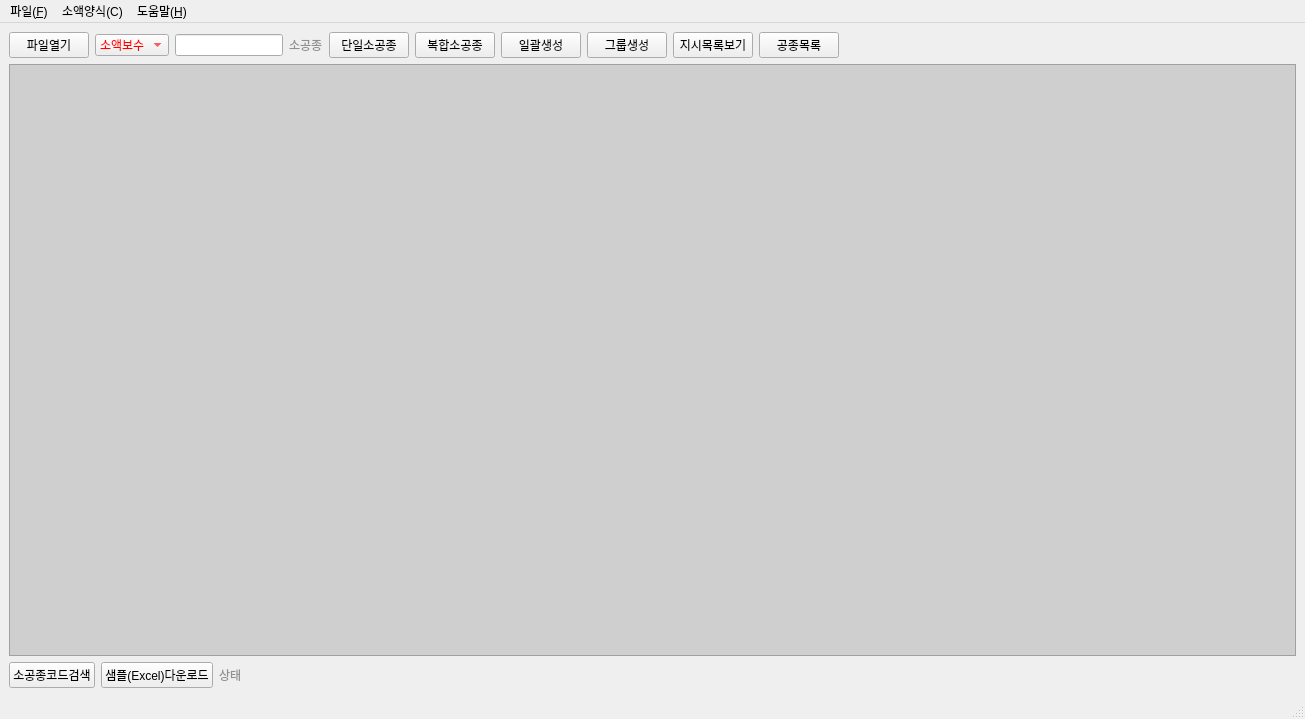
<?xml version="1.0" encoding="UTF-8"?>
<ui version="4.0">
 <class>MainWindow</class>
 <widget class="QMainWindow" name="MainWindow">
  <property name="geometry">
   <rect>
    <x>0</x>
    <y>0</y>
    <width>1305</width>
    <height>719</height>
   </rect>
  </property>
  <property name="windowTitle">
   <string>FMIS 일괄등록</string>
  </property>
  <widget class="QWidget" name="centralwidget">
   <layout class="QGridLayout" name="gridLayout">
    <item row="2" column="3">
     <spacer name="horizontalSpacer_2">
      <property name="orientation">
       <enum>Qt::Horizontal</enum>
      </property>
      <property name="sizeHint" stdset="0">
       <size>
        <width>40</width>
        <height>20</height>
       </size>
      </property>
     </spacer>
    </item>
    <item row="2" column="2">
     <spacer name="horizontalSpacer_3">
      <property name="orientation">
       <enum>Qt::Horizontal</enum>
      </property>
      <property name="sizeHint" stdset="0">
       <size>
        <width>40</width>
        <height>20</height>
       </size>
      </property>
     </spacer>
    </item>
    <item row="0" column="2" colspan="2">
     <spacer name="horizontalSpacer">
      <property name="orientation">
       <enum>Qt::Horizontal</enum>
      </property>
      <property name="sizeHint" stdset="0">
       <size>
        <width>40</width>
        <height>20</height>
       </size>
      </property>
     </spacer>
    </item>
    <item row="2" column="0">
     <layout class="QHBoxLayout" name="horizontalLayout_3">
      <item>
       <widget class="QPushButton" name="pushButton_8">
        <property name="text">
         <string>소공종코드검색</string>
        </property>
       </widget>
      </item>
      <item>
       <widget class="QPushButton" name="pushButton_9">
        <property name="text">
         <string>샘플(Excel)다운로드</string>
        </property>
       </widget>
      </item>
      <item>
       <widget class="QLabel" name="label_2">
        <property name="text">
         <string>&lt;html&gt;&lt;head/&gt;&lt;body&gt;&lt;p&gt;&lt;span style=&quot; color:#909090;&quot;&gt;상태&lt;/span&gt;&lt;/p&gt;&lt;/body&gt;&lt;/html&gt;</string>
        </property>
       </widget>
      </item>
      <item>
       <spacer name="horizontalSpacer_8">
        <property name="orientation">
         <enum>Qt::Horizontal</enum>
        </property>
        <property name="sizeHint" stdset="0">
         <size>
          <width>40</width>
          <height>20</height>
         </size>
        </property>
       </spacer>
      </item>
      <item>
       <spacer name="horizontalSpacer_6">
        <property name="orientation">
         <enum>Qt::Horizontal</enum>
        </property>
        <property name="sizeHint" stdset="0">
         <size>
          <width>40</width>
          <height>20</height>
         </size>
        </property>
       </spacer>
      </item>
      <item>
       <spacer name="horizontalSpacer_5">
        <property name="orientation">
         <enum>Qt::Horizontal</enum>
        </property>
        <property name="sizeHint" stdset="0">
         <size>
          <width>40</width>
          <height>20</height>
         </size>
        </property>
       </spacer>
      </item>
      <item>
       <spacer name="horizontalSpacer_4">
        <property name="orientation">
         <enum>Qt::Horizontal</enum>
        </property>
        <property name="sizeHint" stdset="0">
         <size>
          <width>40</width>
          <height>20</height>
         </size>
        </property>
       </spacer>
      </item>
     </layout>
    </item>
    <item row="0" column="0">
     <layout class="QHBoxLayout" name="horizontalLayout">
      <item>
       <widget class="QPushButton" name="pushButton_1">
        <property name="statusTip">
         <string>Excel 파일 선택</string>
        </property>
        <property name="text">
         <string>파일열기</string>
        </property>
       </widget>
      </item>
      <item>
       <widget class="QComboBox" name="comboBox">
        <property name="statusTip">
         <string>소액보수, 단가보수, 일반수선 중 선택</string>
        </property>
        <property name="styleSheet">
         <string notr="true">color: rgb(255, 0, 0);</string>
        </property>
        <item>
         <property name="text">
          <string>소액보수</string>
         </property>
        </item>
        <item>
         <property name="text">
          <string>단가보수</string>
         </property>
        </item>
        <item>
         <property name="text">
          <string>일반수선</string>
         </property>
        </item>
       </widget>
      </item>
      <item>
       <widget class="QLineEdit" name="lineEdit_1">
        <property name="toolTip">
         <string>소공종코드(단일소공종의 경우)</string>
        </property>
        <property name="statusTip">
         <string>소공종코드 입력</string>
        </property>
        <property name="styleSheet">
         <string notr="true"/>
        </property>
        <property name="dragEnabled">
         <bool>true</bool>
        </property>
        <property name="clearButtonEnabled">
         <bool>true</bool>
        </property>
       </widget>
      </item>
      <item>
       <widget class="QLabel" name="label">
        <property name="font">
         <font>
          <family>맑은 고딕</family>
         </font>
        </property>
        <property name="text">
         <string>&lt;html&gt;&lt;head/&gt;&lt;body&gt;&lt;p&gt;&lt;span style=&quot; color:#909090;&quot;&gt;소공종&lt;/span&gt;&lt;/p&gt;&lt;/body&gt;&lt;/html&gt;</string>
        </property>
       </widget>
      </item>
      <item>
       <widget class="QPushButton" name="pushButton_2">
        <property name="text">
         <string>단일소공종</string>
        </property>
       </widget>
      </item>
      <item>
       <widget class="QPushButton" name="pushButton_3">
        <property name="text">
         <string>복합소공종</string>
        </property>
       </widget>
      </item>
      <item>
       <widget class="QPushButton" name="pushButton_4">
        <property name="text">
         <string>일괄생성</string>
        </property>
       </widget>
      </item>
      <item>
       <widget class="QPushButton" name="pushButton_5">
        <property name="text">
         <string>그룹생성</string>
        </property>
       </widget>
      </item>
      <item>
       <widget class="QPushButton" name="pushButton_6">
        <property name="toolTip">
         <string/>
        </property>
        <property name="statusTip">
         <string/>
        </property>
        <property name="text">
         <string>지시목록보기</string>
        </property>
       </widget>
      </item>
      <item>
       <widget class="QPushButton" name="pushButton_7">
        <property name="toolTip">
         <string>'공종목록' 선택</string>
        </property>
        <property name="statusTip">
         <string>다운로드 받은 '공종목록' 선택 후 금액 생성</string>
        </property>
        <property name="text">
         <string>공종목록</string>
        </property>
       </widget>
      </item>
     </layout>
    </item>
    <item row="1" column="0" colspan="4">
     <layout class="QGridLayout" name="gridLayout_2">
      <item row="0" column="0">
       <widget class="QTableView" name="tableView">
        <property name="toolTip">
         <string/>
        </property>
        <property name="statusTip">
         <string>항목선택 ⇝ 더블클릭  ⇝ 복사</string>
        </property>
        <property name="styleSheet">
         <string notr="true">background-color: rgb(207, 207, 207);</string>
        </property>
        <property name="editTriggers">
         <set>QAbstractItemView::AnyKeyPressed|QAbstractItemView::DoubleClicked|QAbstractItemView::EditKeyPressed|QAbstractItemView::SelectedClicked</set>
        </property>
        <property name="selectionBehavior">
         <enum>QAbstractItemView::SelectItems</enum>
        </property>
        <property name="sortingEnabled">
         <bool>true</bool>
        </property>
        <attribute name="horizontalHeaderStretchLastSection">
         <bool>true</bool>
        </attribute>
       </widget>
      </item>
     </layout>
    </item>
   </layout>
  </widget>
  <widget class="QStatusBar" name="statusbar"/>
  <widget class="QMenuBar" name="menubar">
   <property name="geometry">
    <rect>
     <x>0</x>
     <y>0</y>
     <width>1305</width>
     <height>22</height>
    </rect>
   </property>
   <widget class="QMenu" name="menu_F">
    <property name="title">
     <string>파일(&amp;F)</string>
    </property>
    <addaction name="action_O"/>
    <addaction name="action_W"/>
    <addaction name="separator"/>
    <addaction name="action_X"/>
   </widget>
   <widget class="QMenu" name="menu_H">
    <property name="title">
     <string>도움말(&amp;H)</string>
    </property>
    <addaction name="action_H"/>
    <addaction name="action_F_3"/>
    <addaction name="separator"/>
    <addaction name="action_A_3"/>
   </widget>
   <widget class="QMenu" name="menu_C">
    <property name="title">
     <string>소액양식(C)</string>
    </property>
    <addaction name="action_Excel_O"/>
    <addaction name="separator"/>
    <addaction name="action_K"/>
    <addaction name="action_C_2"/>
   </widget>
   <addaction name="menu_F"/>
   <addaction name="menu_C"/>
   <addaction name="menu_H"/>
  </widget>
  <action name="action_O">
   <property name="text">
    <string>열기(&amp;O)...</string>
   </property>
  </action>
  <action name="action_X">
   <property name="text">
    <string>끝내기(&amp;X)</string>
   </property>
  </action>
  <action name="action_C">
   <property name="text">
    <string>복사(&amp;C)</string>
   </property>
  </action>
  <action name="action_F">
   <property name="text">
    <string>찾기(&amp;F)...</string>
   </property>
  </action>
  <action name="action_H">
   <property name="text">
    <string>도움말 보기(&amp;H)</string>
   </property>
  </action>
  <action name="action_F_3">
   <property name="text">
    <string>피드백 보내기(&amp;F)</string>
   </property>
  </action>
  <action name="action_A_3">
   <property name="text">
    <string>Excel2FMIS 정보(&amp;A)</string>
   </property>
   <property name="iconText">
    <string>Excel2FMIS 정보(A)</string>
   </property>
  </action>
  <action name="action_W">
   <property name="text">
    <string>새 창(W)</string>
   </property>
  </action>
  <action name="action_Excel_O">
   <property name="text">
    <string>보수목록(Excel) 열기(O)</string>
   </property>
  </action>
  <action name="action_K">
   <property name="text">
    <string>보수공사승락서 생성(K)</string>
   </property>
  </action>
  <action name="action_C_2">
   <property name="text">
    <string>준공검사조서 생성(C)</string>
   </property>
  </action>
 </widget>
 <resources/>
 <connections>
  <connection>
   <sender>action_X</sender>
   <signal>triggered()</signal>
   <receiver>MainWindow</receiver>
   <slot>close()</slot>
   <hints>
    <hint type="sourcelabel">
     <x>-1</x>
     <y>-1</y>
    </hint>
    <hint type="destinationlabel">
     <x>718</x>
     <y>415</y>
    </hint>
   </hints>
  </connection>
 </connections>
</ui>
